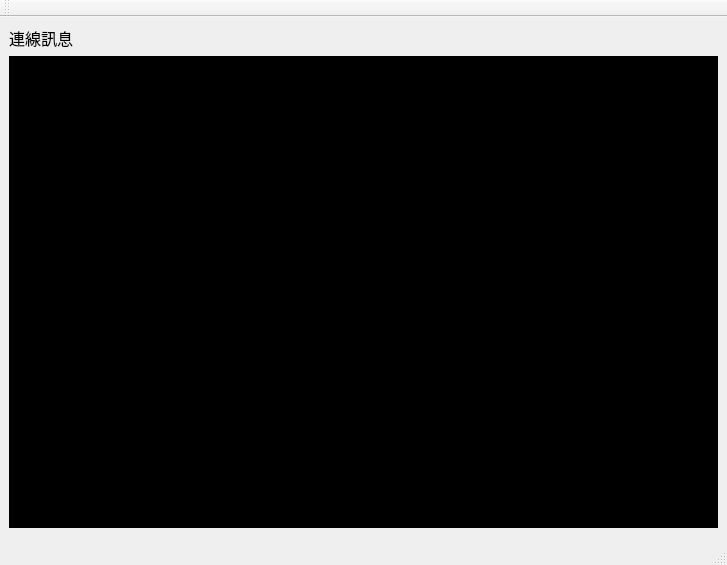
<?xml version="1.0" encoding="UTF-8"?>
<ui version="4.0">
 <class>win_app</class>
 <widget class="QMainWindow" name="win_app">
  <property name="enabled">
   <bool>true</bool>
  </property>
  <property name="geometry">
   <rect>
    <x>0</x>
    <y>0</y>
    <width>727</width>
    <height>565</height>
   </rect>
  </property>
  <property name="font">
   <font>
    <family>Microsoft JhengHei</family>
    <pointsize>12</pointsize>
    <weight>9</weight>
    <italic>false</italic>
    <bold>false</bold>
   </font>
  </property>
  <property name="windowTitle">
   <string>申報作業</string>
  </property>
  <property name="windowIcon">
   <iconset resource="../res/mycis.qrc">
    <normaloff>:/res/img/db_comit.png</normaloff>:/res/img/db_comit.png</iconset>
  </property>
  <property name="styleSheet">
   <string notr="true">font: 75 12pt &quot;Microsoft JhengHei&quot;;</string>
  </property>
  <widget class="QWidget" name="wdg">
   <layout class="QVBoxLayout" name="verticalLayout">
    <item>
     <layout class="QGridLayout" name="gl">
      <item row="0" column="0">
       <widget class="QLabel" name="label_2">
        <property name="text">
         <string>連線訊息</string>
        </property>
       </widget>
      </item>
      <item row="1" column="0">
       <widget class="QPlainTextEdit" name="log">
        <property name="styleSheet">
         <string>background-color: rgb(0, 0, 0);
color: rgb(255, 255, 255);</string>
        </property>
       </widget>
      </item>
     </layout>
    </item>
   </layout>
  </widget>
  <widget class="QToolBar" name="tb">
   <property name="windowTitle">
    <string>toolBar</string>
   </property>
   <property name="iconSize">
    <size>
     <width>48</width>
     <height>48</height>
    </size>
   </property>
   <attribute name="toolBarArea">
    <enum>TopToolBarArea</enum>
   </attribute>
   <attribute name="toolBarBreak">
    <bool>false</bool>
   </attribute>
  </widget>
  <widget class="QStatusBar" name="stb"/>
 </widget>
 <resources>
  <include location="../res/mycis.qrc"/>
 </resources>
 <connections/>
 <designerdata>
  <property name="gridDeltaX">
   <number>5</number>
  </property>
  <property name="gridDeltaY">
   <number>5</number>
  </property>
  <property name="gridSnapX">
   <bool>true</bool>
  </property>
  <property name="gridSnapY">
   <bool>true</bool>
  </property>
  <property name="gridVisible">
   <bool>true</bool>
  </property>
 </designerdata>
</ui>
